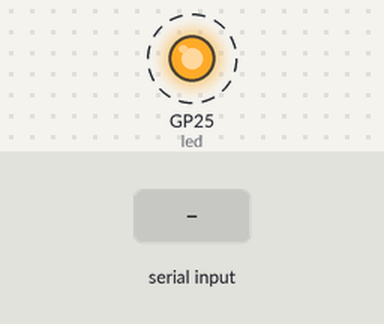
The program below on a simulated Raspberry Pi Pico running MicroPython. Shown: output pins drawn as LEDs (lit = HIGH). Dashed ring = blinking. The test bench sets the inputs (shaded band). What the program prints to the serial console is not drawn.

Above: at 1.2 s.
1.3 s: "1" typed at the serial console
3.0 s: "0" typed at the serial console
Timing chart, 0 to 15.0 s (numbered marks = the images above; inputs shaded):
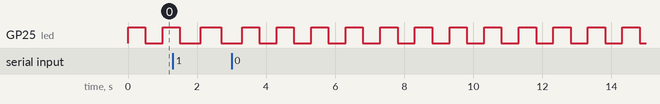

Measured:
- by itself, GP25 (led): alternates HIGH for 0.50 s and LOW for 0.50 s

The program:

led_controller.py
```python
import uasyncio as asyncio
from machine import Pin
from sys import stdin
from select import poll, POLLIN

# GPIO 25 (Picoの内蔵LED) を制御するためのピン設定
led = Pin('LED', Pin.OUT)
poll = poll()
poll.register(stdin, POLLIN)
sleep_time = 0.5

async def blink_led():
    #LEDを定期的に点滅させる非同期タスク
    while True:
        led.value(1)  # LED ON
        await asyncio.sleep(sleep_time)  # sleep_time秒待機
        led.value(0)  # LED OFF
        await asyncio.sleep(sleep_time)  # sleep_time秒待機

async def handle_commands():
    #シリアル入力からコマンドを受け付けて処理する非同期タスク
    global sleep_time
    print("Ready to receive commands.")
    while True:
        # sys.stdinのデータ有無を確認し、入力があれば処理
        if poll.poll(10):
            command = stdin.read(1)  # 1文字だけ読み取る
            if command == "1":  # "1" を受信したらLEDを点灯
                sleep_time += 0.1
                print("Command received: LED ON")
            elif command == "0":  # "0" を受信したらLEDを消灯
                sleep_time -= 0.1
                print("Command received: LED OFF")
            else:
                print(f"Unknown command: {command}")
        await asyncio.sleep(0.1)  # 他のタスクに制御を譲る

async def main():
    #メインタスクでblink_ledとhandle_commandsを並行実行
    await asyncio.gather(blink_led(), handle_commands())

# asyncioのイベントループを開始
asyncio.run(main())
```
